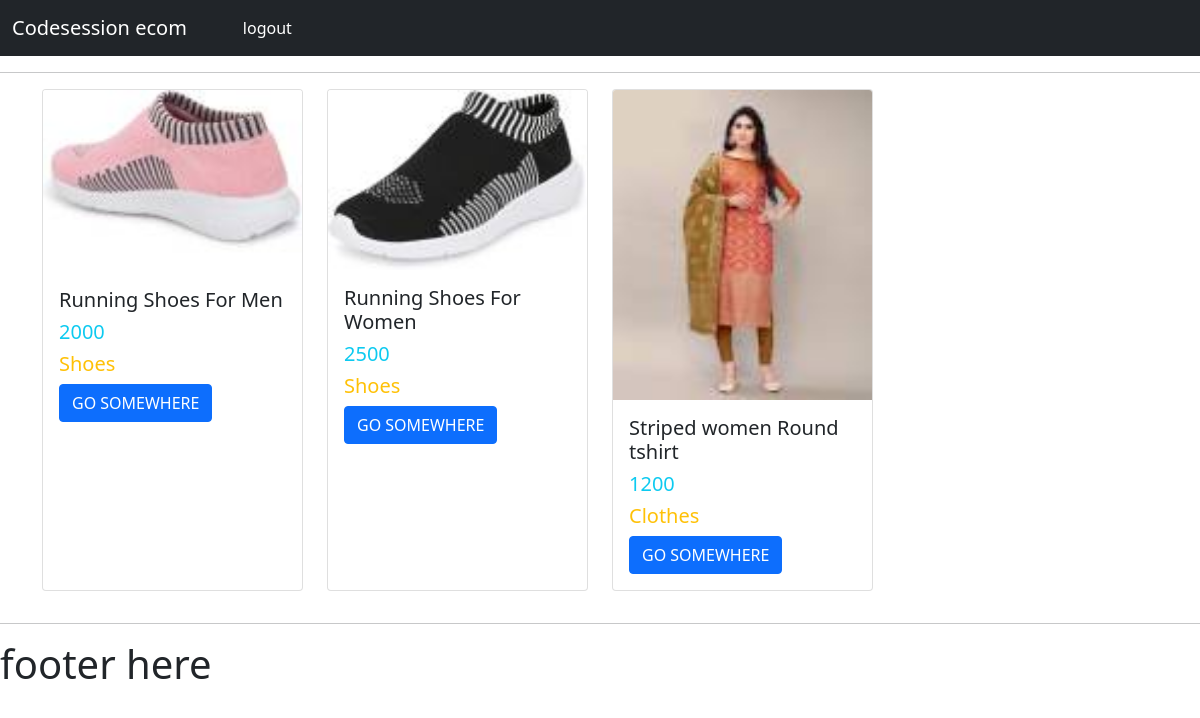
The page / on the database its author committed.
### codesession_app/models.py (models this page shows, shortened)
class Product(models.Model):
    Product_Name = models.CharField(
        max_length=100, blank=False, verbose_name="Product Name")
    Product_Type = models.ForeignKey(ProductType, on_delete=models.CASCADE)
    Product_Price = models.CharField(max_length=10, blank=False, null=False)
    Product_image = models.ImageField()
    Product_create = models.DateTimeField(auto_now_add=True)

class ProductType(models.Model):
    Product_type = models.CharField(max_length=50)
    def __str__(self):
        return self.Product_type

### codesession_app/views.py (the view)
# urls.py: path('', views.HomePage, name="homepage"),
def HomePage(request):
    AllProduct = Product.objects.all()
    return render(request, "custmer_html/main.htm", {'AllProduct': AllProduct})

### templates/custmer_html/main.htm (shortened to what this page needs)
{% load static %}
<!doctype html>
<html lang="en">
<head>
    <link href="https://cdn.jsdelivr.net/npm/bootstrap@5.0.0-beta2/dist/css/bootstrap.min.css" rel="stylesheet"
>
</head>
<body>
    {% include 'custmer_html/Header.htm' %}
    <hr>
    {% block content %}
    {% include 'custmer_html/Dashboard.htm' %}
    {% endblock %}
    <hr>
    {% include 'custmer_html/Footer.htm' %}
</body>
</html>

### templates/custmer_html/card.htm
<div class="row">
        {% for i in AllProduct %}
    <div class="col-sm-3 d-flex align-items-stretch">
        <div class="card mx-auto mb-3" style="width: 18rem;">
            <img src="{{ i.Product_image.url }}" class="card-img-top" alt="...">
            <div class="card-body">
                <h5 class="card-title text-dark">{{i.Product_Name}}</h5>
                <h5 class="card-text text-info">{{i.Product_Price}}</h5>
                <h5 class="card-text text-warning">{{i.Product_Type}}</h5>
                <button href="#" class="btn btn-primary text-uppercase">Go somewhere</button>
            </div>
        </div>
    </div>
    {% endfor %}
</div>

### rows shown on the page
Product: Product_image (picture), Product_Name "Running Shoes For Men", Product_Price "2000", Product_Type "Shoes"
Product: Product_image (picture), Product_Name "Running Shoes For Women", Product_Price "2500", Product_Type "Shoes"
Product: Product_image (picture), Product_Name "Striped women Round tshirt", Product_Price "1200", Product_Type "Clothes"
